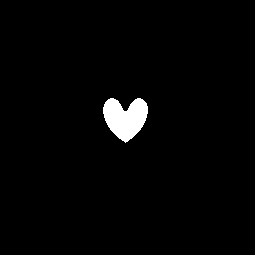
%> input picture 编程作业_PB18020539黄韫飞/PB18020539_黄韫飞_编程作业二/object.bmp, 255 x 255 px
$ octave Hw2_1.m   (GNU Octave 9; MATLAB toolbox functions it lacks are replaced by stand-ins)
%> lines starting %> are read from the running program, lines starting %| are printed output that depends on the picture; in (x1, y1, x2, y2) boxes, pixels count from 0 and x2, y2 are one past the last pixel; in counts of white or black regions, pixels touching at a corner belong together; the program's own positions count from 1
### 编程作业_PB18020539黄韫飞/PB18020539_黄韫飞_编程作业二/RSDiff.m
function Out = RSDiff(z,s,k,screen)
%function RSDiff uses the formula in article2006 to calculate image
eta=s;x=s;y=s;
n=length(s);
U=[screen,zeros(n,n-1);zeros(n-1,n),zeros(n-1,n-1)];
X=[x(1)-s(n+1-(1:(n-1))),x((n:2*n-1)-n+1)-s(1)];
Y=[y(1)-eta(n+1-(1:(n-1))),y((n:2*n-1)-n+1)-eta(1)];
[XX,YY]=meshgrid(X,Y);
r=sqrt(XX.^2+YY.^2+z^2);
G=1/(2*pi)*exp(1i*k*r)./r*z./r.*(1./r-1i*k);
S=ifft2(fft2(U).*fft2(G));
Out=S(n:end,n:end);
end

### 编程作业_PB18020539黄韫飞/PB18020539_黄韫飞_编程作业二/ImageRS.m
function U = ImageRS(screen,f,x,M,k)
%ImageRS returns the Amplitude of light on image plane
z1=f*(M+1)/M;z2=f*(M+1);
U1=RSDiff(z1,x,k,screen);
y=x;
[xx,yy]=meshgrid(x,y);
phi=exp(-1i*k*(xx.^2+yy.^2)/(2*f));
U2=U1.*phi;
U=RSDiff(z2,x,k,U2);
end

### 编程作业_PB18020539黄韫飞/PB18020539_黄韫飞_编程作业二/Hw2_1.m
%Spread Through Lens
%imaging at M=1,2 and 6 of a figure through a lens,f=100um, D=420um.
clear,clc,clf
%define parameters
f=100;D=420;lambda=0.633;k=2*pi/lambda;
%input a self-drawn picture(heart)
xymin=-D/2;xymax=D/2;stepxy=0.5;
x=xymin:stepxy:xymax;
object=imread('object.bmp');
%> object: size 255x255 logical; 2.1% white; 1 white region, box (x1, y1, x2, y2) and area: (103, 98, 148, 143) 1351
object=object(:,:,1);
nobj=length(object);
%> nobj = 255
nscr=length(x);
screen=zeros(nscr,nscr);
screen((nscr-nobj)/2+1:(nscr+nobj)/2,(nscr-nobj)/2+1:(nscr+nobj)/2)=object;
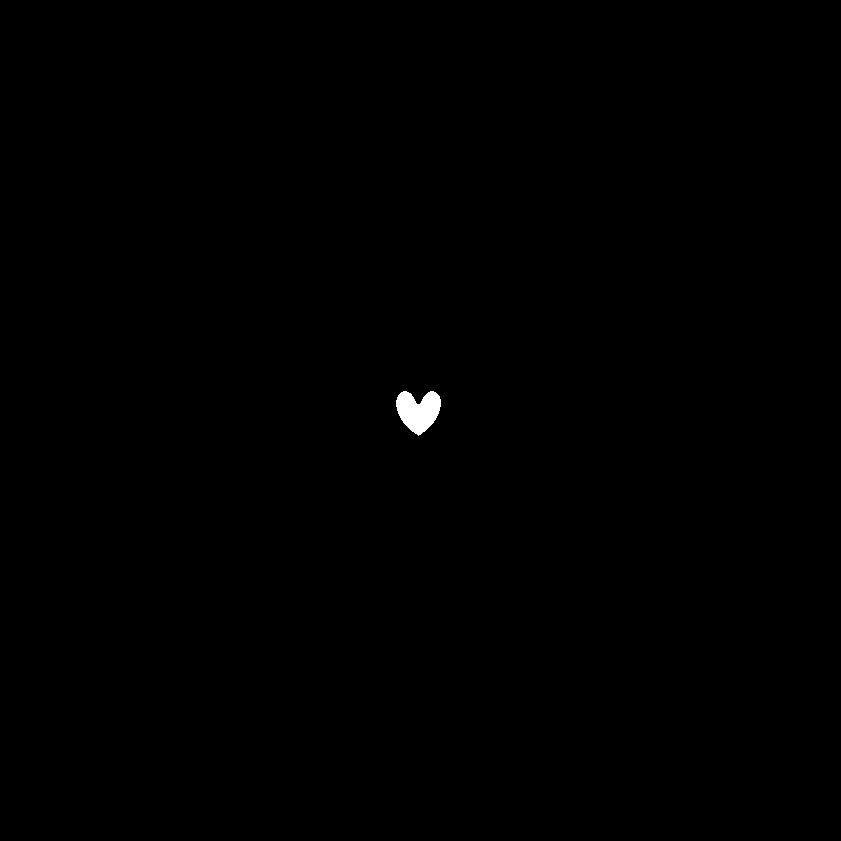
%> screen: size 841x841 double; values 0 (black) and 1 (white), 0.19% white; 1 white region, box (x1, y1, x2, y2) and area: (396, 391, 441, 436) 1351
imagesc(0:nscr*stepxy,0:nscr*stepxy,screen);colorbar;
%> after `colorbar`:
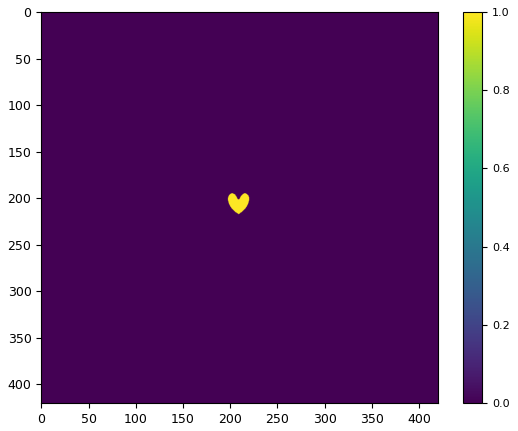
%> figure redrawn from the program's plot data
for M=[1,2,6]
    figure;
    U=ImageRS(screen,f,x,M,k);
    imagesc(0:nscr*stepxy,0:nscr*stepxy,abs(U));colorbar;
end
%> this loop made 3 passes
%> pass 1, in RSDiff, `U=[screen,zeros(n,n-1);zeros(n-1,n),zeros(n-1,n-1)];`:
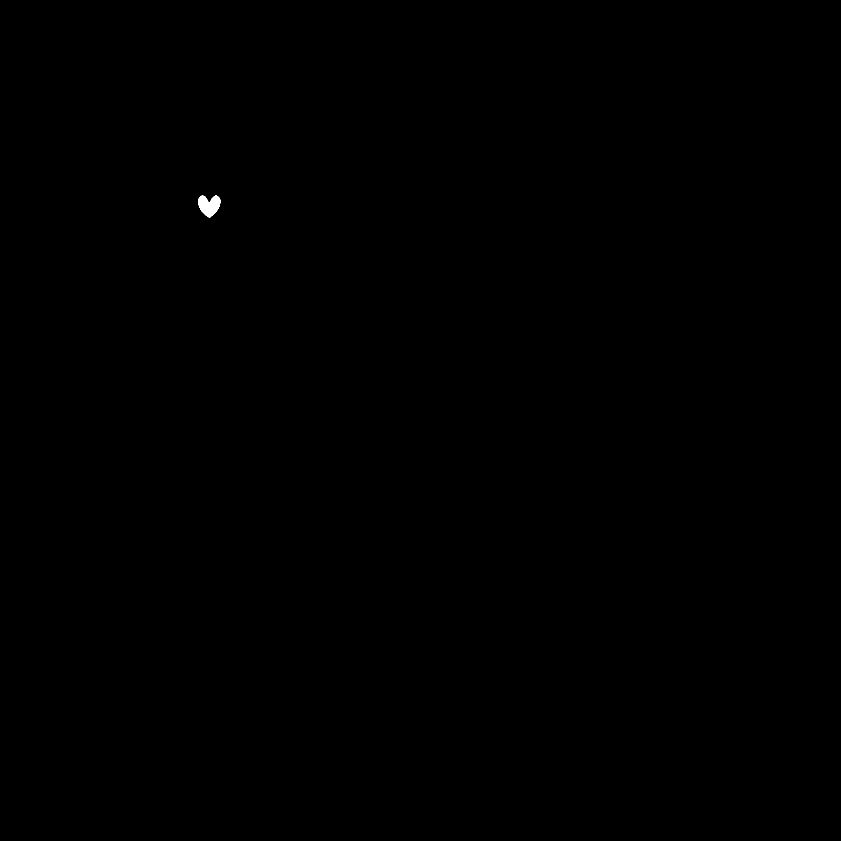
%> U: size 1681x1681 double (shown at 1/2 size); values 0 (black) and 1 (white), 0.05% white; 1 white region, box (x1, y1, x2, y2) and area: (396, 391, 441, 436) 1351
%> pass 1, `colorbar`:
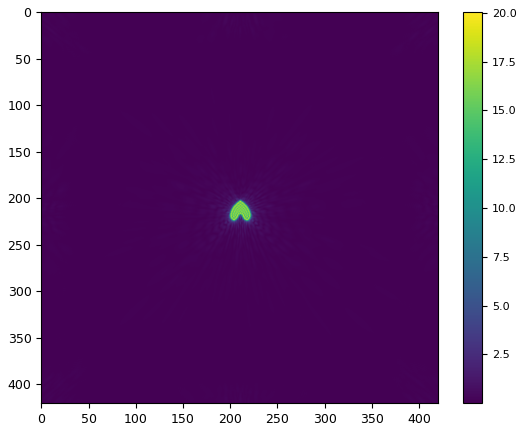
%> figure redrawn from the program's plot data
%> pass 2, `colorbar`:
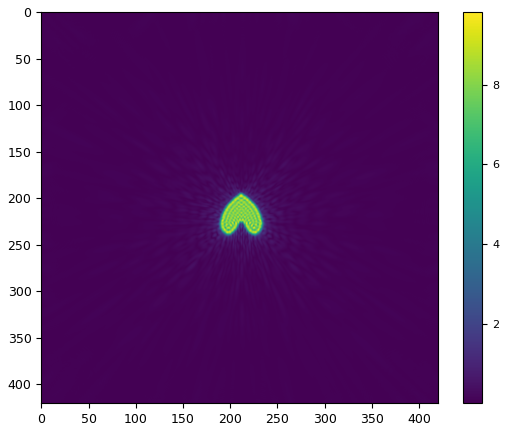
%> figure redrawn from the program's plot data
